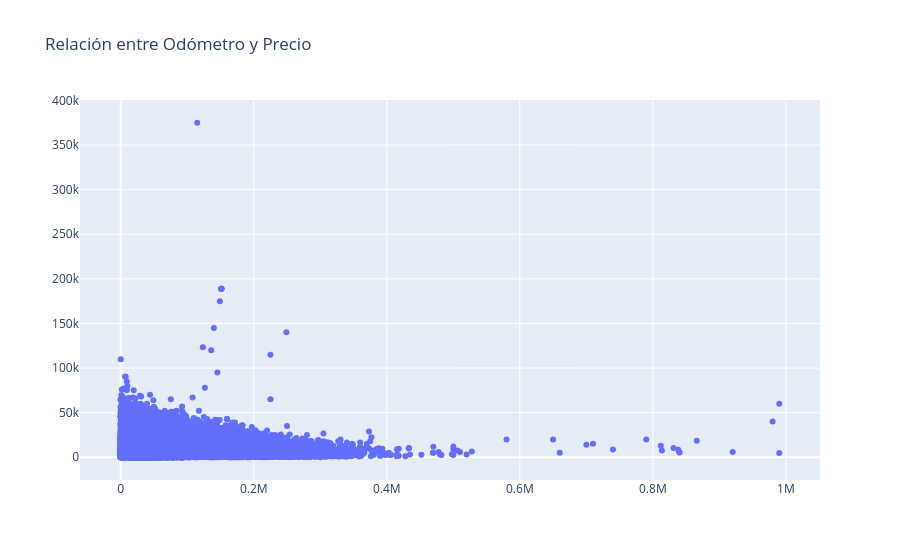

Source (notebook cell):
### Code cell
# Crear un scatter plot utilizando plotly.graph_objects
# Se crea una figura vacía y luego se añade un rastro de scatter
fig = go.Figure(data=[go.Scatter(x=df['odometer'], y=df['price'], mode='markers')])

# Opcional: Puedes añadir un título al gráfico si lo deseas
fig.update_layout(title_text='Relación entre Odómetro y Precio')

# Mostrar el gráfico Plotly
fig.show()

### Figure 1 — Plotly figure (JSON) as saved in the notebook; plotly's stock layout.template omitted (floating-point values rounded to 4 significant figures; data arrays with more than 128 entries replaced by an {"elided": "..."} marker saying what was removed)
{"data": [{"mode": "markers", "type": "scatter", "x": {"elided": "51525 float values"}, "y": {"elided": "51525 int values"}}], "layout": {"title": {"text": "Relación entre Odómetro y Precio"}}}
